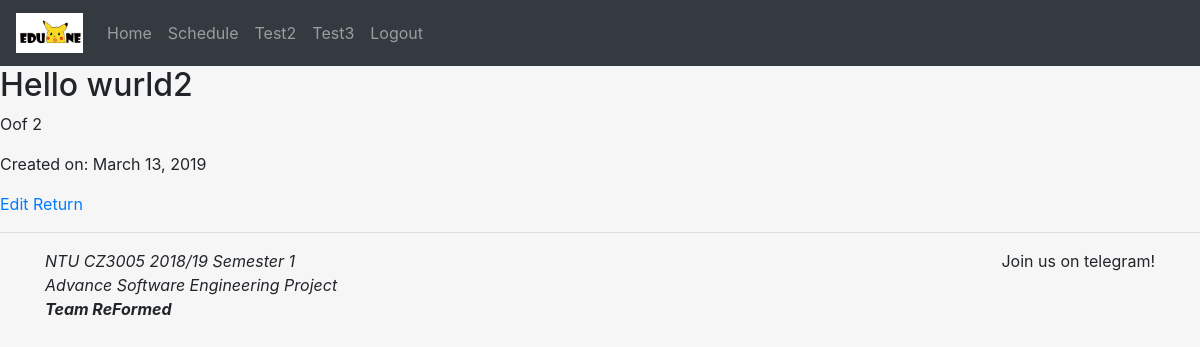
The page /announcement/2/ on the database its author committed.
### main/models.py (models this page shows, shortened)
class Announcement(models.Model):
    user = models.ForeignKey(
        User,
        on_delete=models.CASCADE,
    )
    title = models.CharField(max_length=30)
    description = models.CharField(max_length=500)
    dateCreated = models.DateField()

### main/forms.py (the view)
# urls.py: path('announcement/<int:pk>/', AnnouncementDetailView.as_view(), name = 'announcement-detail'),
class AnnouncementDetailView(DetailView):
    model=Announcement

### main/templates/main/announcement_detail.html
{% extends "common/header.html" %}
{% block content %}
		<h2>{{object.title}}</h2>
		<p>{{object.description}}</p>
		<p>Created on: {{object.dateCreated}}</p>
		<a href="#">Edit</a>
		<a href ="{% url 'schedule-manage' current='announcements' %}"> Return </a>
{% endblock %}

### rows shown on the page
Announcement: title "Hello wurld2", description "Oof 2", dateCreated "March 13, 2019"
